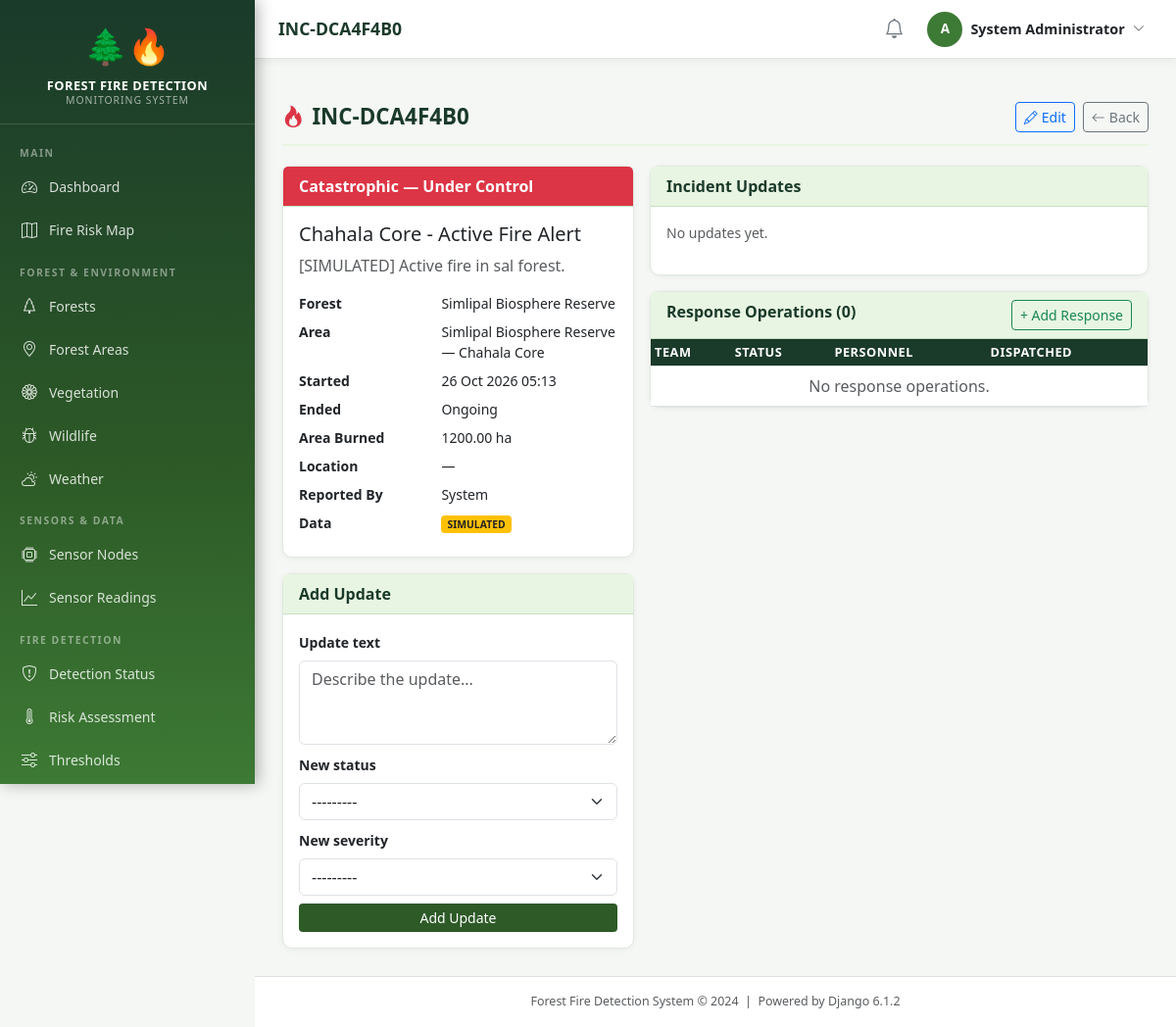
The page /incidents/3/ (signed in) on the database its author committed.
### incidents/models.py (models this page shows, shortened)
class FireIncident(models.Model):
    SEVERITY_CHOICES = [
        ('minor', 'Minor'),
        ('moderate', 'Moderate'),
        ('major', 'Major'),
        ('catastrophic', 'Catastrophic'),
    ]
    STATUS_CHOICES = [
        ('suspected', 'Suspected'),
        ('confirmed', 'Confirmed'),
        ('under_control', 'Under Control'),
        ('extinguished', 'Extinguished'),
        ('false_alarm', 'False Alarm'),
    ]
    incident_id = models.CharField(max_length=50, unique=True, blank=True)
    forest = models.ForeignKey(Forest, on_delete=models.SET_NULL, null=True,
                                related_name='fire_incidents')
    forest_area = models.ForeignKey(ForestArea, on_delete=models.SET_NULL, null=True, blank=True,
                                     related_name='fire_incidents')
    title = models.CharField(max_length=300)
    description = models.TextField(blank=True)
    latitude = models.DecimalField(max_digits=10, decimal_places=7, null=True, blank=True)
    longitude = models.DecimalField(max_digits=10, decimal_places=7, null=True, blank=True)
    location_description = models.CharField(max_length=500, blank=True)
    severity = models.CharField(max_length=15, choices=SEVERITY_CHOICES, default='minor')
    status = models.CharField(max_length=20, choices=STATUS_CHOICES, default='suspected')
    fire_start_time = models.DateTimeField(default=timezone.now)
    fire_end_time = models.DateTimeField(null=True, blank=True)
    area_burned_hectares = models.DecimalField(max_digits=8, decimal_places=2, null=True, blank=True)
    estimated_damage = models.TextField(blank=True)
    reported_by = models.ForeignKey(
        settings.AUTH_USER_MODEL, on_delete=models.SET_NULL, null=True, blank=True,
        related_name='reported_incidents'
    )
    reported_at = models.DateTimeField(auto_now_add=True)
    updated_at = models.DateTimeField(auto_now=True)
    is_simulated = models.BooleanField(default=False)
    class Meta:
        ordering = ['-fire_start_time']
        verbose_name = 'Fire Incident'

### accounts/models.py (models this page shows, shortened)
class CustomUser(AbstractUser):
    ROLE_CHOICES = [
        ('administrator', 'Administrator'),
        ('forest_officer', 'Forest Officer'),
        ('fire_department', 'Fire Department'),
        ('local_authority', 'Local Authority'),
    ]
    role = models.CharField(max_length=20, choices=ROLE_CHOICES, default='forest_officer')
    phone_number = models.CharField(max_length=15, blank=True)
    department = models.CharField(max_length=100, blank=True)
    employee_id = models.CharField(max_length=20, blank=True)
    profile_picture = models.ImageField(upload_to='profiles/', blank=True, null=True)
    is_active = models.BooleanField(default=True)
    created_at = models.DateTimeField(auto_now_add=True)
    updated_at = models.DateTimeField(auto_now=True)
    @property
    def is_admin(self):
        return self.role == 'administrator' or self.is_superuser
    class Meta:
        verbose_name = 'User'
        verbose_name_plural = 'Users'

### forest_env/models.py (models this page shows)
class Forest(models.Model):
    name = models.CharField(max_length=200)
    description = models.TextField(blank=True)
    state = models.CharField(max_length=100)
    district = models.CharField(max_length=100)
    established_year = models.PositiveIntegerField(null=True, blank=True)
    total_area_hectares = models.DecimalField(max_digits=12, decimal_places=2, null=True, blank=True)
    forest_type = models.CharField(max_length=100, blank=True,
                                   help_text='e.g., Tropical, Deciduous, Evergreen')
    is_protected = models.BooleanField(default=False)
    created_at = models.DateTimeField(auto_now_add=True)
    def __str__(self):
        return self.name
    class Meta:
        ordering = ['name']

class ForestArea(models.Model):
    ZONE_TYPES = [
        ('core', 'Core Zone'),
        ('buffer', 'Buffer Zone'),
        ('transition', 'Transition Zone'),
        ('peripheral', 'Peripheral Zone'),
    ]
    forest = models.ForeignKey(Forest, on_delete=models.CASCADE, related_name='areas')
    name = models.CharField(max_length=200)
    zone_type = models.CharField(max_length=20, choices=ZONE_TYPES, default='core')
    area_hectares = models.DecimalField(max_digits=10, decimal_places=2, null=True, blank=True)
    latitude = models.DecimalField(max_digits=10, decimal_places=7, null=True, blank=True)
    longitude = models.DecimalField(max_digits=10, decimal_places=7, null=True, blank=True)
    description = models.TextField(blank=True)
    is_high_risk = models.BooleanField(default=False)
    created_at = models.DateTimeField(auto_now_add=True)
    def __str__(self):
        return f"{self.forest.name} — {self.name}"
    class Meta:
        ordering = ['forest', 'name']

### incidents/views.py (the view)
# urls.py: path('<int:pk>/', views.incident_detail, name='incident_detail'),
@login_required
def incident_detail(request, pk):
    incident = get_object_or_404(FireIncident, pk=pk)
    updates = incident.updates.order_by('-updated_at')
    responses = incident.responses.all()
    update_form = IncidentUpdateForm()
    return render(request, 'incidents/incident_detail.html',
                  {'incident': incident, 'updates': updates,
                   'responses': responses, 'update_form': update_form,
                   'title': incident.incident_id})

### templates/incidents/incident_detail.html (shortened to what this page needs)
{% extends 'base.html' %}
{% block content %}
<div class="section-header">
  <h1 class="section-title"><i class="bi bi-fire me-2 text-danger"></i>{{ incident.incident_id }}</h1>
  <div class="d-flex gap-2">
    <a href="{% url 'incidents:incident_update' incident.pk %}" class="btn btn-outline-primary btn-sm"><i class="bi bi-pencil me-1"></i>Edit</a>
    <a href="{% url 'incidents:incident_list' %}" class="btn btn-outline-secondary btn-sm"><i class="bi bi-arrow-left me-1"></i>Back</a>
  </div>
</div>
<div class="row g-3">
  <div class="col-md-5">
    <div class="card mb-3">
      <div class="card-header bg-{% if incident.severity == 'catastrophic' %}danger{% elif incident.severity == 'major' %}warning{% else %}secondary{% endif %} text-{% if incident.severity == 'major' %}dark{% else %}white{% endif %}">
        {{ incident.get_severity_display }} — {{ incident.get_status_display }}
      </div>
      <div class="card-body">
        <h5>{{ incident.title }}</h5>
        <p class="text-muted">{{ incident.description }}</p>
        <dl class="row small mb-0">
          <dt class="col-sm-5">Forest</dt><dd class="col-sm-7">{{ incident.forest|default:"—" }}</dd>
          <dt class="col-sm-5">Area</dt><dd class="col-sm-7">{{ incident.forest_area|default:"—" }}</dd>
          <dt class="col-sm-5">Started</dt><dd class="col-sm-7">{{ incident.fire_start_time|date:"d M Y H:i" }}</dd>
          <dt class="col-sm-5">Ended</dt><dd class="col-sm-7">{{ incident.fire_end_time|date:"d M Y H:i"|default:"Ongoing" }}</dd>
          <dt class="col-sm-5">Area Burned</dt><dd class="col-sm-7">{{ incident.area_burned_hectares|default:"—" }} ha</dd>
          <dt class="col-sm-5">Location</dt><dd class="col-sm-7">{{ incident.location_description|default:"—" }}</dd>
          <dt class="col-sm-5">Reported By</dt><dd class="col-sm-7">{{ incident.reported_by|default:"System" }}</dd>
          {% if incident.is_simulated %}<dt class="col-sm-5">Data</dt><dd class="col-sm-7"><span class="simulated-badge">SIMULATED</span></dd>{% endif %}
        </dl>
      </div>
    </div>
    <div class="card"><div class="card-header">Add Update</div>
    <div class="card-body">
      <form method="post" action="{% url 'incidents:incident_add_update' incident.pk %}">
        {% for field in update_form %}
        <div class="mb-2">
          <label class="form-label small fw-semibold">{{ field.label }}</label>
          {{ field }}
        </div>
        {% endfor %}
        <button type="submit" class="btn btn-forest btn-sm w-100">Add Update</button>
      </form>
    </div></div>
  </div>
  <div class="col-md-7">
    <div class="card mb-3"><div class="card-header">Incident Updates</div>
    <div class="card-body" style="max-height:300px;overflow-y:auto;">
      {% for update in updates %}
      <div class="border-start border-3 border-{% if update.new_status == 'extinguished' %}success{% elif update.new_status == 'confirmed' %}danger{% else %}secondary{% endif %} ps-3 mb-3">
        <div class="d-flex justify-content-between">
          <strong>{{ update.updated_by|default:"System" }}</strong>
          <small class="text-muted">{{ update.updated_at|date:"d M H:i" }}</small>
        </div>
        <p class="mb-1 small">{{ update.update_text }}</p>
        {% if update.new_status %}<span class="badge bg-secondary small">Status → {{ update.new_status }}</span>{% endif %}
      </div>
      {% empty %}<p class="text-muted small">No updates yet.</p>{% endfor %}
    </div></div>
    <div class="card"><div class="card-header d-flex justify-content-between">
      <span>Response Operations ({{ responses|length }})</span>
      <a href="{% url 'response_mgmt:response_create' %}" class="btn btn-sm btn-outline-success">+ Add Response</a>
    </div>
    <div class="table-responsive"><table class="table table-sm mb-0">
      <thead class="table-forest"><tr><th>Team</th><th>Status</th><th>Personnel</th><th>Dispatched</th></tr></thead>
      <tbody>
        {% for r in responses %}
        <tr>
          <td>{{ r.response_team }}</td>
          <td><span class="badge bg-secondary">{{ r.get_status_display }}</span></td>
          <td>{{ r.personnel_count }}</td>
          <td class="small text-muted">{{ r.dispatched_at|date:"d M H:i" }}</td>
        </tr>
        {% empty %}<tr><td colspan="4" class="text-center text-muted py-2">No response operations.</td></tr>{% endfor %}
      </tbody>
    </table></div></div>
  </div>
</div>
{% endblock %}

### templates/base.html (shortened to what this page needs)
{% load static %}
<!DOCTYPE html>
<html lang="en">
<head>
    <link href="https://cdn.jsdelivr.net/npm/bootstrap@5.3.2/dist/css/bootstrap.min.css" rel="stylesheet">
    <link href="https://cdn.jsdelivr.net/npm/bootstrap-icons@1.11.3/font/bootstrap-icons.min.css" rel="stylesheet">
    <link rel="stylesheet" href="https://unpkg.com/leaflet@1.9.4/dist/leaflet.css">
    <link rel="stylesheet" href="{% static 'css/main.css' %}">
</head>
<body>
<nav class="sidebar" id="mainSidebar">
    <div class="sidebar-brand">
        <span class="brand-icon">🌲🔥</span>
        <div class="brand-title">Forest Fire Detection</div>
        <div class="brand-subtitle">Monitoring System</div>
    </div>
    <ul class="nav flex-column py-2">
        <li class="nav-section-label">Main</li>
        <li class="nav-item">
            <a class="nav-link" href="{% url 'dashboard:home' %}">
                <span class="icon"><i class="bi bi-speedometer2"></i></span> Dashboard
            </a>
        </li>
        <li class="nav-item">
            <a class="nav-link" href="{% url 'dashboard:fire_risk_map' %}">
                <span class="icon"><i class="bi bi-map"></i></span> Fire Risk Map
            </a>
        </li>
        <li class="nav-section-label">Forest & Environment</li>
        <li class="nav-item">
            <a class="nav-link" href="{% url 'forest_env:forest_list' %}">
                <span class="icon"><i class="bi bi-tree"></i></span> Forests
            </a>
        </li>
        <li class="nav-item">
            <a class="nav-link" href="{% url 'forest_env:area_list' %}">
                <span class="icon"><i class="bi bi-geo-alt"></i></span> Forest Areas
            </a>
        </li>
        <li class="nav-item">
            <a class="nav-link" href="{% url 'forest_env:vegetation_list' %}">
                <span class="icon"><i class="bi bi-flower1"></i></span> Vegetation
            </a>
        </li>
        <li class="nav-item">
            <a class="nav-link" href="{% url 'forest_env:wildlife_list' %}">
                <span class="icon"><i class="bi bi-bug"></i></span> Wildlife
            </a>
        </li>
        <li class="nav-item">
            <a class="nav-link" href="{% url 'forest_env:weather_list' %}">
                <span class="icon"><i class="bi bi-cloud-sun"></i></span> Weather
            </a>
        </li>
        <li class="nav-section-label">Sensors & Data</li>
        <li class="nav-item">
            <a class="nav-link" href="{% url 'sensors:node_list' %}">
                <span class="icon"><i class="bi bi-cpu"></i></span> Sensor Nodes
            </a>
        </li>
        <li class="nav-item">
            <a class="nav-link" href="{% url 'sensors:reading_list' %}">
                <span class="icon"><i class="bi bi-graph-up"></i></span> Sensor Readings
            </a>
        </li>
        <li class="nav-section-label">Fire Detection</li>
        <li class="nav-item">
            <a class="nav-link" href="{% url 'detection:status' %}">
                <span class="icon"><i class="bi bi-shield-exclamation"></i></span> Detection Status
            </a>
        </li>
        <li class="nav-item">
            <a class="nav-link" href="{% url 'detection:risk_dashboard' %}">
                <span class="icon"><i class="bi bi-thermometer-high"></i></span> Risk Assessment
            </a>
        </li>
        <li class="nav-item">
            <a class="nav-link" href="{% url 'detection:threshold_list' %}">
                <span class="icon"><i class="bi bi-sliders"></i></span> Thresholds
            </a>
        </li>
        <li class="nav-section-label">Alerts & Notifications</li>
    </ul>
</nav>
<div class="main-content">
    <div class="top-navbar">
        <div class="d-flex align-items-center gap-3">
            <span class="page-title-nav">{% block page_title %}{{ title|default:"Dashboard" }}{% endblock %}</span>
        </div>
        <div class="d-flex align-items-center gap-3">
            <a href="{% url 'alerts:alert_list' %}" class="position-relative text-secondary">
                <i class="bi bi-bell fs-5"></i>
            </a>
            <div class="dropdown">
                <button class="btn btn-sm d-flex align-items-center gap-2 border-0 bg-transparent"
                        data-bs-toggle="dropdown">
                    <div class="user-avatar">{{ user.username|first|upper }}</div>
                    <span class="d-none d-sm-inline text-dark fw-semibold" style="font-size:0.9rem;">
                        {{ user.get_full_name|default:user.username }}
                    </span>
                    <i class="bi bi-chevron-down small text-muted"></i>
                </button>
            </div>
        </div>
    </div>
    <div class="px-4 pt-3">
    </div>
    <div class="content-area">
        {% block content %}{% endblock %}
    </div>
    <footer class="text-center py-3 text-muted border-top bg-white" style="font-size:0.78rem;">
        Forest Fire Detection System &copy; 2024 &nbsp;|&nbsp; Powered by Django 6.1.2
    </footer>
</div>
</body>
</html>

### rows shown on the page
FireIncident: incident "INC-DCA4F4B0", incident_id "INC-DCA4F4B0", severity "Catastrophic", status "Under Control", title "Chahala Core - Active Fire Alert", description "[SIMULATED] Active fire in sal forest.", forest "Simlipal Biosphere Reserve", forest_area "Simlipal Biosphere Reserve — Chahala Core", fire_start_time "26 Oct 2026 05:13", fire_end_time "Ongoing", area_burned_hectares "1200.00", location_description "—", reported_by "System"
CustomUser: username|first "A", get_full_name "System Administrator"

### other values the page prints
{{ field.label }} "Update text" "New status" "New severity"
{{ responses|length }} "0"
